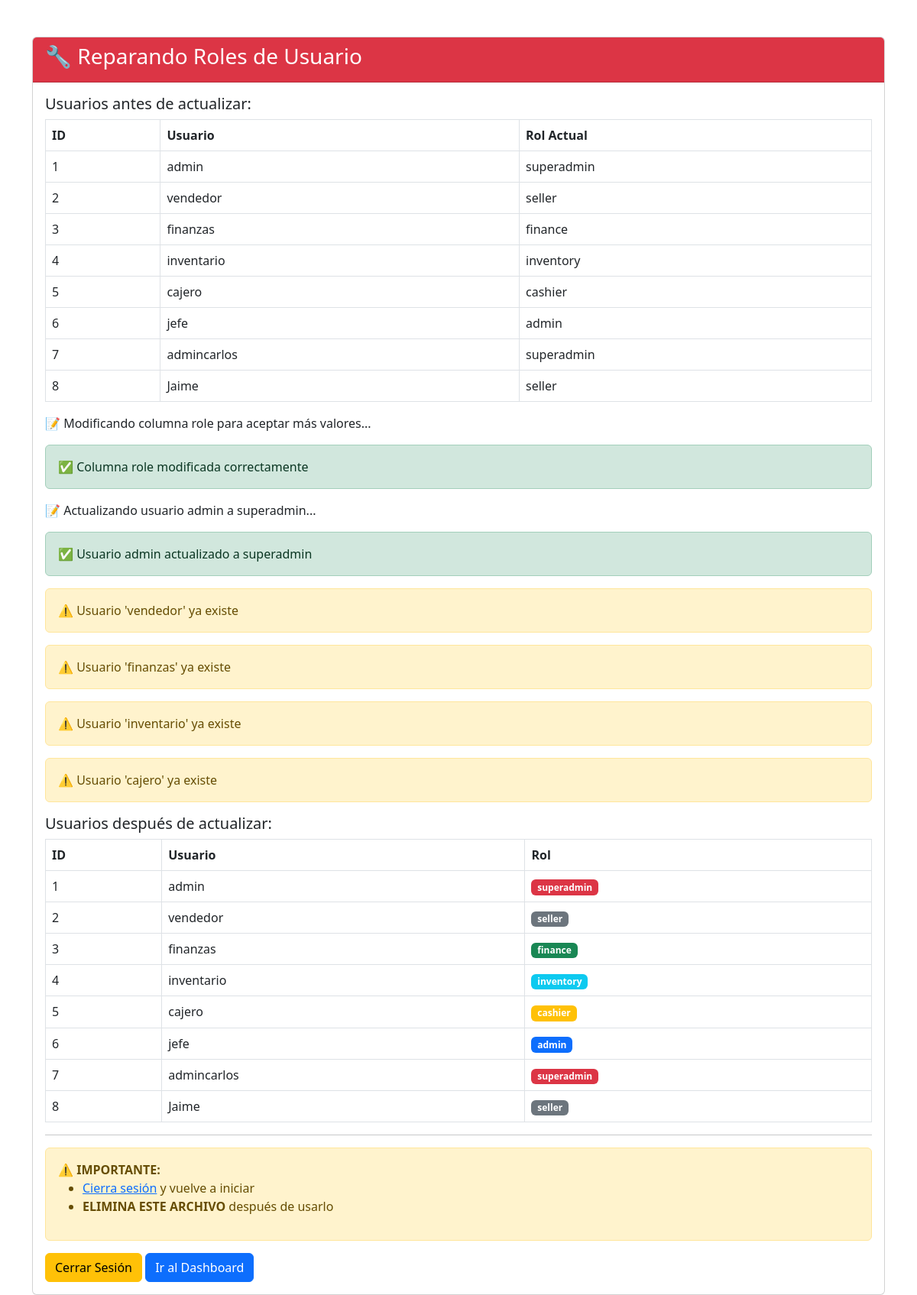
The app's page /fix_role.php with its own data.
### tables this page shows
CREATE TABLE `users` (
  `id` int(11) NOT NULL,
  `username` varchar(50) NOT NULL,
  `password` varchar(255) NOT NULL,
  `fullname` varchar(100) NOT NULL,
  `role` enum('admin','seller','superadmin','finance','inventory','cashier') DEFAULT 'seller',
  `created_at` timestamp NULL DEFAULT current_timestamp()
);

### fix_role.php (the view, shortened to what this page needs)
<?php
require_once '../../config/database.php';
echo "<!DOCTYPE html>
<html>
<head>
    <title>Fix Roles</title>
    <link href='https://cdn.jsdelivr.net/npm/bootstrap@5.3.0/dist/css/bootstrap.min.css' rel='stylesheet'>
</head>
<body class='container mt-5'>
    <div class='card'>
        <div class='card-header bg-danger text-white'>
            <h3>🔧 Reparando Roles de Usuario</h3>
        </div>
        <div class='card-body'>
";
try {
    echo "<h5>Usuarios antes de actualizar:</h5>";
    $users = $pdo->query("SELECT id, username, role FROM users")->fetchAll();
    echo "<table class='table table-bordered'><tr><th>ID</th><th>Usuario</th><th>Rol Actual</th></tr>";
    foreach ($users as $user) {
        echo "<tr><td>{$user['id']}</td><td>{$user['username']}</td><td>{$user['role']}</td></tr>";
    }
    echo "</table>";
    echo "<p>📝 Modificando columna role para aceptar más valores...</p>";
    $pdo->exec("ALTER TABLE users MODIFY COLUMN role ENUM('admin', 'seller', 'superadmin', 'finance', 'inventory', 'cashier') DEFAULT 'seller'");
    echo "<div class='alert alert-success'>✅ Columna role modificada correctamente</div>";
    echo "<p>📝 Actualizando usuario admin a superadmin...</p>";
    echo "<div class='alert alert-success'>✅ Usuario admin actualizado a superadmin</div>";
    $passwordHash = '$2y$10$D2ovvdmgC6xINzNgezgevG0ozDRVBRxxvqu.av2KLIi7G93m0CGu';
    $newUsers = [
        ['vendedor', 'Juan Vendedor', 'seller'],
        ['finanzas', 'Carlos Finanzas', 'finance'],
        ['inventario', 'Ana Inventario', 'inventory'],
        ['cajero', 'Roberto Cajero', 'cashier']
    ];
    foreach ($newUsers as $newUser) {
        $check = $pdo->prepare("SELECT id FROM users WHERE username = ?");
        $check->execute([$newUser[0]]);
        if (!$check->fetch()) {
            $insert = $pdo->prepare("INSERT INTO users (username, fullname, password, role, created_at) VALUES (?, ?, ?, ?, NOW())");
            $insert->execute([$newUser[0], $newUser[1], $passwordHash, $newUser[2]]);
            echo "<div class='alert alert-info'>✅ Usuario '{$newUser[0]}' creado con rol '{$newUser[2]}'</div>";
        } else {
            echo "<div class='alert alert-warning'>⚠️ Usuario '{$newUser[0]}' ya existe</div>";
        }
    }
    echo "<h5>Usuarios después de actualizar:</h5>";
    $users = $pdo->query("SELECT id, username, role FROM users ORDER BY id")->fetchAll();
    echo "<table class='table table-bordered'><tr><th>ID</th><th>Usuario</th><th>Rol</th></tr>";
    foreach ($users as $user) {
        $badge = match($user['role']) {
            'superadmin' => 'danger',
            'admin' => 'primary',
            'finance' => 'success',
            'inventory' => 'info',
            'seller' => 'secondary',
            'cashier' => 'warning',
            default => 'dark'
        };
        echo "<tr><td>{$user['id']}</td><td>{$user['username']}</td><td><span class='badge bg-{$badge}'>{$user['role']}</span></td></tr>";
    }
    echo "</table>";
} catch(PDOException $e) {
    echo "<div class='alert alert-danger'>❌ Error: " . $e->getMessage() . "</div>";
}
echo "
            <hr>
            <div class='alert alert-warning'>
                <strong>⚠️ IMPORTANTE:</strong>
                <ul>
                    <li><a href='/modules/auth/logout.php'>Cierra sesión</a> y vuelve a iniciar</li>
                    <li><strong>ELIMINA ESTE ARCHIVO</strong> después de usarlo</li>
                </ul>
            </div>
            <a href='/modules/auth/logout.php' class='btn btn-warning'>Cerrar Sesión</a>
            <a href='/modules/dashboard/index.php' class='btn btn-primary'>Ir al Dashboard</a>
        </div>
    </div>
</body>
</html>";
?>

### records on screen
users: id "1", username "admin", role "superadmin"
users: id "2", username "vendedor", role "seller"
users: id "3", username "finanzas", role "finance"
users: id "4", username "inventario", role "inventory"
users: id "5", username "cajero", role "cashier"
users: id "6", username "jefe", role "admin"
users: id "7", username "admincarlos", role "superadmin"
users: id "8", username "Jaime", role "seller"
